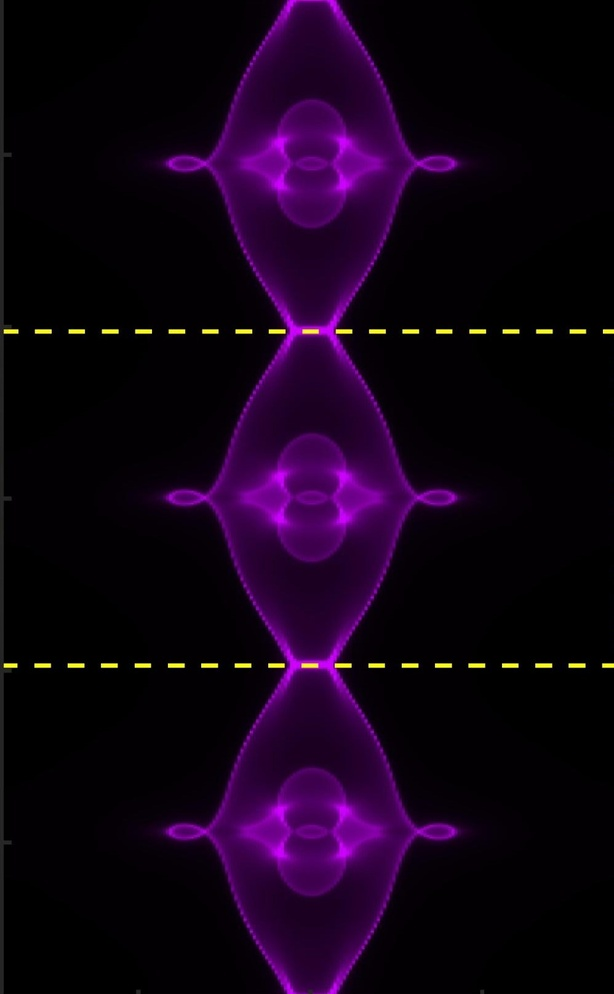
%> input picture SL_Depricated/SL/Theory/B1.jpg, 614 x 994 px, shrunk from 998 x 1616 before the run
$ octave StackedTheory.m   (GNU Octave 9; MATLAB toolbox functions it lacks are replaced by stand-ins)
%> lines starting %> are read from the running program, lines starting %| are printed output that depends on the picture
%energy contour volume slice
figure('Name','3D Stacked plot'); % name figur
%set(gcf, 'Visible', 'off'); %%% dont load figure
cut1 = imread('cont\B1.jpg');
%> cut1 is the input picture: size 994x614x3 uint8; mean R, G, B 18.5, 1.8, 22.2
cut2 = imread('cont\B2.jpg');
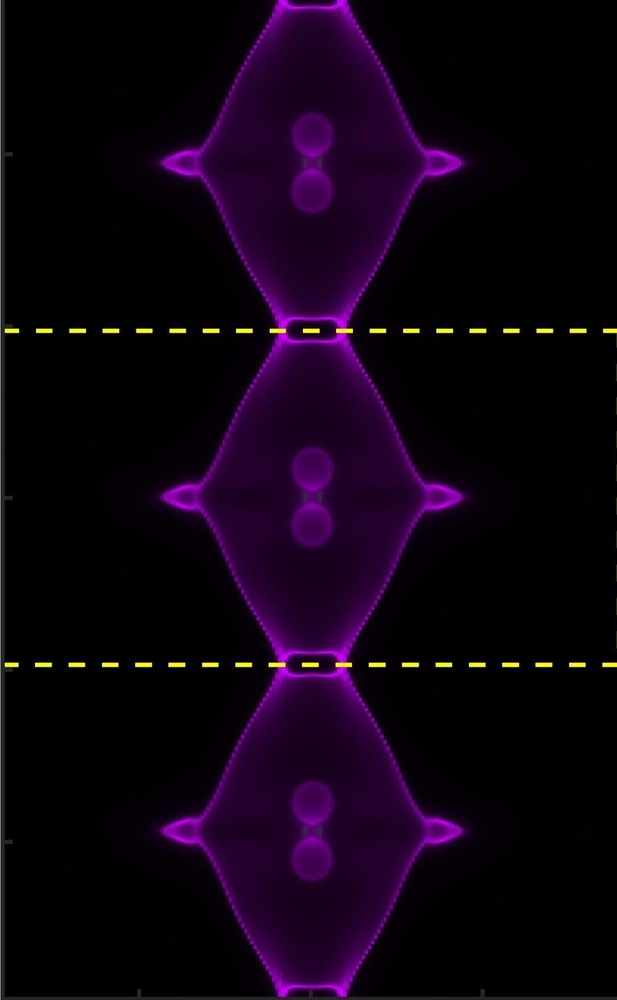
%> input picture SL_Depricated/SL/Theory/B2.jpg, 617 x 1000 px, shrunk from 1004 x 1626 before the run
%> cut2 is the input picture: size 1000x617x3 uint8; mean R, G, B 15.5, 2.2, 18.2
cut3 = imread('cont\B3.jpg');
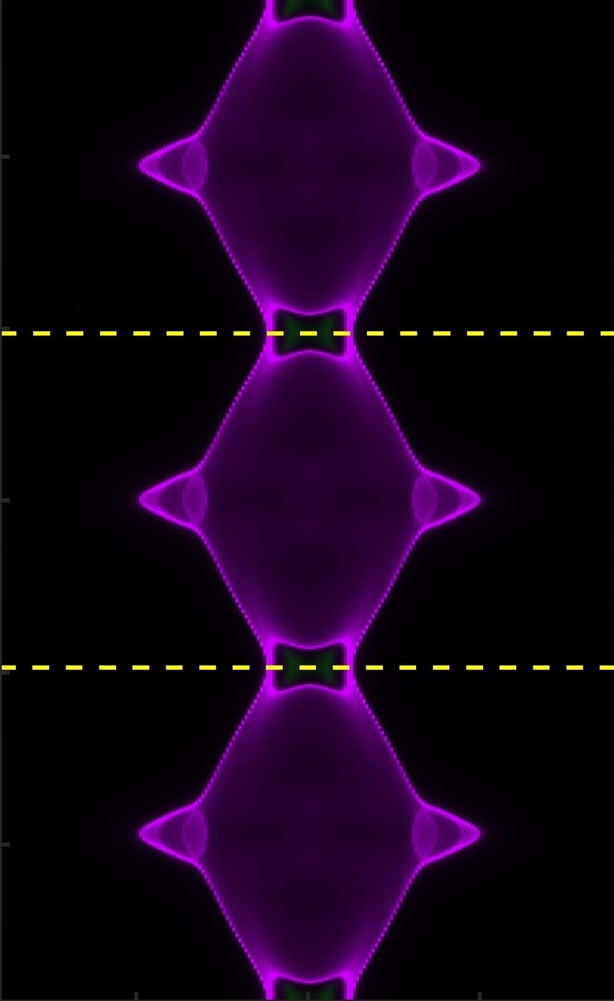
%> input picture SL_Depricated/SL/Theory/B3.jpg, 614 x 1001 px, shrunk from 999 x 1627 before the run
%> cut3 is the input picture: size 1001x614x3 uint8; mean R, G, B 21.6, 2, 26
cut4 = imread('cont\B4.jpg');
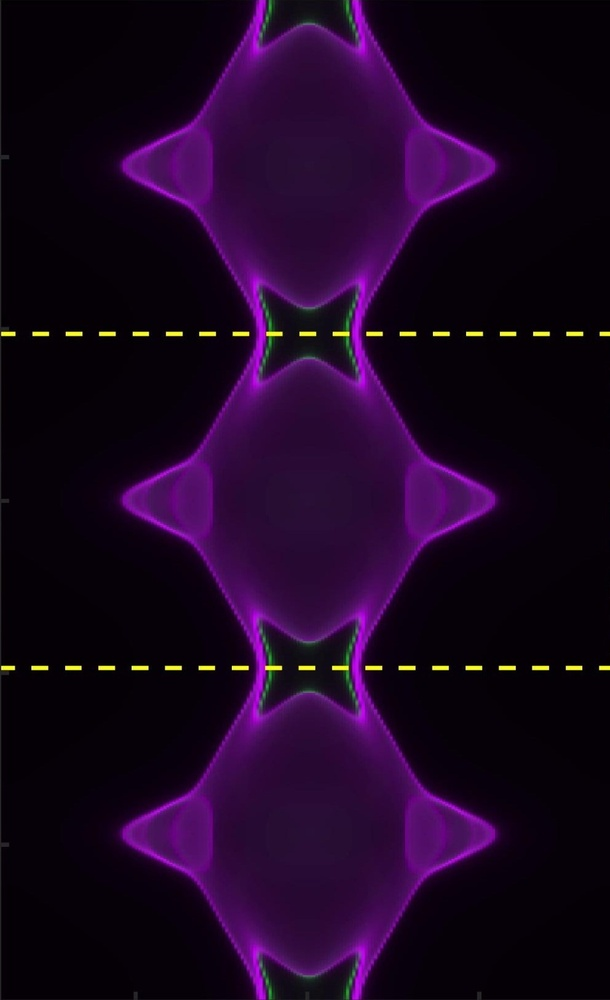
%> input picture SL_Depricated/SL/Theory/B4.jpg, 610 x 1000 px, shrunk from 992 x 1626 before the run
%> cut4 is the input picture: size 1000x610x3 uint8; mean R, G, B 27.4, 5.8, 33.6
cut5 = imread('cont\B5.jpg');
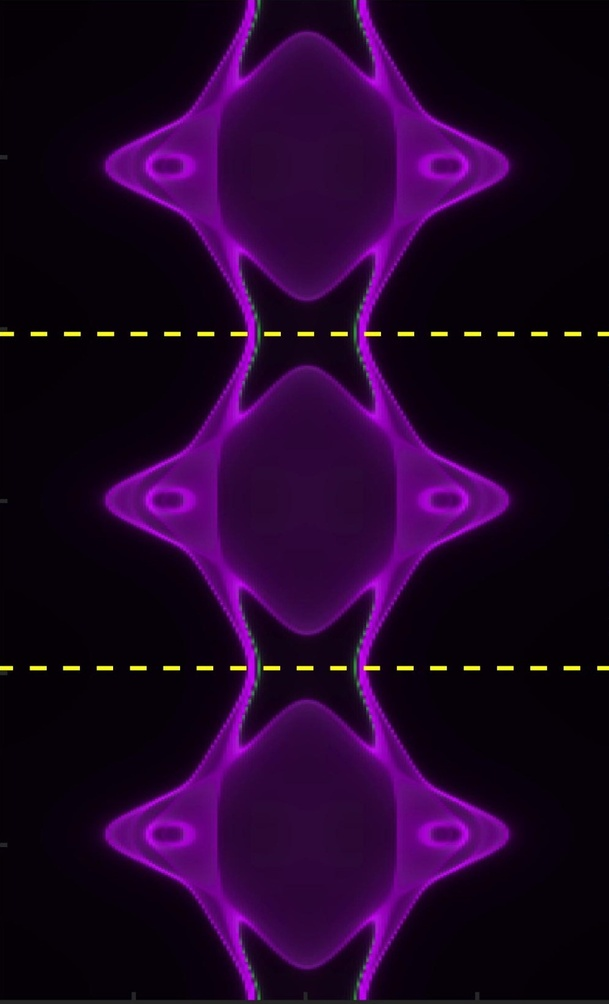
%> input picture SL_Depricated/SL/Theory/B5.jpg, 609 x 1004 px, shrunk from 991 x 1632 before the run
%> cut5 is the input picture: size 1004x609x3 uint8; mean R, G, B 33.1, 4.1, 40.6
cut6 = imread('cont\B6.jpg');
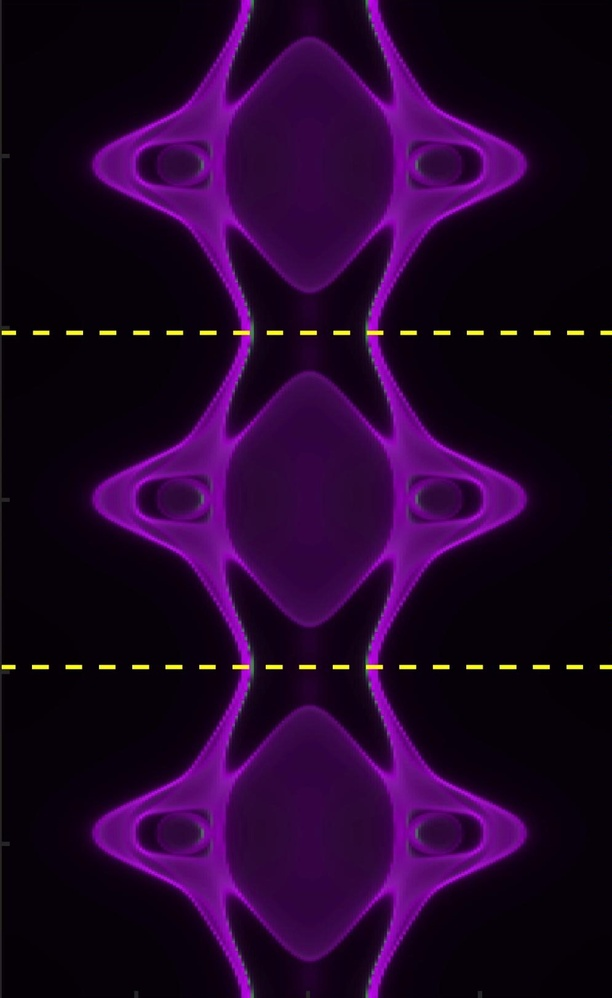
%> input picture SL_Depricated/SL/Theory/B6.jpg, 612 x 998 px, shrunk from 995 x 1622 before the run
%> cut6 is the input picture: size 998x612x3 uint8; mean R, G, B 34.4, 4.5, 42.4
im = {cut1; cut2 ;cut3;cut4;cut5;cut6};
%> im = 6 items
%# coordinates
[X,Y] = meshgrid(1:size(I,2), 1:size(I,1));
Z = ones(size(I,1),size(I,2));

%# plot each slice as a texture-mapped surface (stacked along the Z-dimension)
for k=1:size(im)
      surface('XData',X-0.5, 'YData',Y, 'ZData', Z.*-k, ...
        'CData',im{k}, 'CDataMapping','direct', ...
        'EdgeColor','none', 'FaceColor','texturemap')
end
view(3), box on, axis tight square
set(gca, 'YDir','reverse', 'ZLim',[-5 0])
zaspect = 0.005;
daspect([1 1 zaspect])
 alpha(.9)
axis on
% [9 lines of commented-out code are left out]
box on
grid off
zticks([-6 -5 -4 -3 -2 -1 0]);
a = ["0","-100","-200","-300","-500","-600"];
zticklabels(flip(a))
zlabel('Energy (eV)','fontsize',18)
xlabel('K_x','fontsize',18)
ylabel('K_y','fontsize',18)
set(gca,'xtick',[])
set(gca,'ytick',[])
view([-50 10])
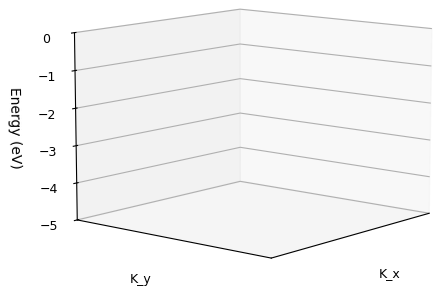
%> figure redrawn from the program's plot data
%set(gca,'ztick',[])
